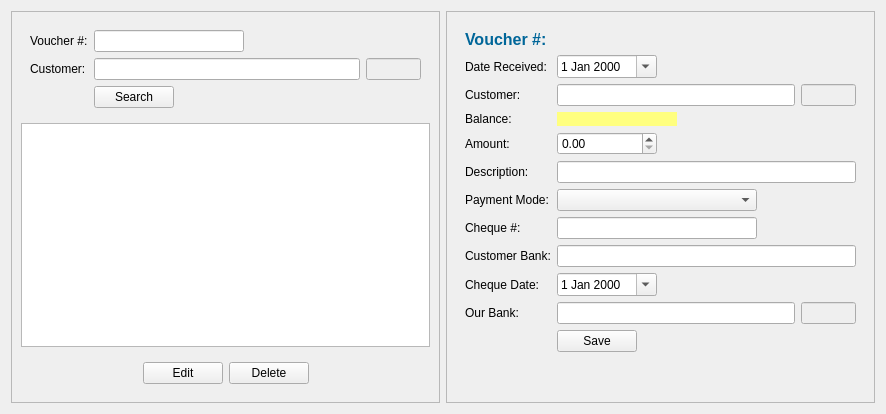
<?xml version="1.0" encoding="UTF-8"?>
<ui version="4.0">
 <class>EditCustomerReceipt</class>
 <widget class="QWidget" name="EditCustomerReceipt">
  <property name="geometry">
   <rect>
    <x>0</x>
    <y>0</y>
    <width>886</width>
    <height>414</height>
   </rect>
  </property>
  <property name="windowTitle">
   <string>Form</string>
  </property>
  <layout class="QHBoxLayout" name="horizontalLayout">
   <item>
    <widget class="QFrame" name="frame">
     <property name="maximumSize">
      <size>
       <width>500</width>
       <height>16777215</height>
      </size>
     </property>
     <property name="frameShape">
      <enum>QFrame::StyledPanel</enum>
     </property>
     <property name="frameShadow">
      <enum>QFrame::Raised</enum>
     </property>
     <layout class="QVBoxLayout" name="verticalLayout">
      <item>
       <widget class="QFrame" name="frame_3">
        <property name="maximumSize">
         <size>
          <width>16777215</width>
          <height>100</height>
         </size>
        </property>
        <property name="frameShape">
         <enum>QFrame::NoFrame</enum>
        </property>
        <property name="frameShadow">
         <enum>QFrame::Raised</enum>
        </property>
        <layout class="QFormLayout" name="formLayout">
         <item row="0" column="0">
          <widget class="QLabel" name="label">
           <property name="text">
            <string>Voucher #:</string>
           </property>
          </widget>
         </item>
         <item row="0" column="1">
          <widget class="QLineEdit" name="search_vno">
           <property name="maximumSize">
            <size>
             <width>150</width>
             <height>16777215</height>
            </size>
           </property>
          </widget>
         </item>
         <item row="1" column="0">
          <widget class="QLabel" name="label_2">
           <property name="text">
            <string>Customer:</string>
           </property>
          </widget>
         </item>
         <item row="1" column="1">
          <layout class="QHBoxLayout" name="horizontalLayout_2">
           <item>
            <widget class="QLineEdit" name="search_customername"/>
           </item>
           <item>
            <widget class="QLineEdit" name="search_customerid">
             <property name="enabled">
              <bool>false</bool>
             </property>
             <property name="maximumSize">
              <size>
               <width>55</width>
               <height>16777215</height>
              </size>
             </property>
            </widget>
           </item>
          </layout>
         </item>
         <item row="2" column="1">
          <widget class="QPushButton" name="search_btn">
           <property name="maximumSize">
            <size>
             <width>80</width>
             <height>16777215</height>
            </size>
           </property>
           <property name="text">
            <string>Search</string>
           </property>
          </widget>
         </item>
        </layout>
       </widget>
      </item>
      <item>
       <widget class="QTableWidget" name="searchTable">
        <property name="editTriggers">
         <set>QAbstractItemView::NoEditTriggers</set>
        </property>
        <property name="selectionMode">
         <enum>QAbstractItemView::SingleSelection</enum>
        </property>
        <property name="selectionBehavior">
         <enum>QAbstractItemView::SelectRows</enum>
        </property>
       </widget>
      </item>
      <item>
       <widget class="QFrame" name="frame_4">
        <property name="frameShape">
         <enum>QFrame::NoFrame</enum>
        </property>
        <property name="frameShadow">
         <enum>QFrame::Raised</enum>
        </property>
        <layout class="QHBoxLayout" name="horizontalLayout_3">
         <item>
          <spacer name="horizontalSpacer">
           <property name="orientation">
            <enum>Qt::Horizontal</enum>
           </property>
           <property name="sizeHint" stdset="0">
            <size>
             <width>110</width>
             <height>20</height>
            </size>
           </property>
          </spacer>
         </item>
         <item>
          <widget class="QPushButton" name="EditButton">
           <property name="text">
            <string>Edit</string>
           </property>
          </widget>
         </item>
         <item>
          <widget class="QPushButton" name="DeleteButton">
           <property name="text">
            <string>Delete</string>
           </property>
          </widget>
         </item>
         <item>
          <spacer name="horizontalSpacer_2">
           <property name="orientation">
            <enum>Qt::Horizontal</enum>
           </property>
           <property name="sizeHint" stdset="0">
            <size>
             <width>109</width>
             <height>20</height>
            </size>
           </property>
          </spacer>
         </item>
        </layout>
       </widget>
      </item>
     </layout>
    </widget>
   </item>
   <item>
    <widget class="QFrame" name="edit_frame">
     <property name="frameShape">
      <enum>QFrame::StyledPanel</enum>
     </property>
     <property name="frameShadow">
      <enum>QFrame::Raised</enum>
     </property>
     <layout class="QVBoxLayout" name="verticalLayout_2">
      <item>
       <widget class="QFrame" name="frame_2">
        <property name="maximumSize">
         <size>
          <width>500</width>
          <height>16777215</height>
         </size>
        </property>
        <property name="frameShape">
         <enum>QFrame::NoFrame</enum>
        </property>
        <property name="frameShadow">
         <enum>QFrame::Raised</enum>
        </property>
        <layout class="QFormLayout" name="formLayout_2">
         <item row="1" column="0">
          <widget class="QLabel" name="label_3">
           <property name="text">
            <string>Date Received:</string>
           </property>
          </widget>
         </item>
         <item row="1" column="1">
          <widget class="QDateEdit" name="recievedate">
           <property name="maximumSize">
            <size>
             <width>100</width>
             <height>16777215</height>
            </size>
           </property>
           <property name="calendarPopup">
            <bool>true</bool>
           </property>
          </widget>
         </item>
         <item row="2" column="0">
          <widget class="QLabel" name="label_4">
           <property name="text">
            <string>Customer:</string>
           </property>
          </widget>
         </item>
         <item row="2" column="1">
          <layout class="QHBoxLayout" name="horizontalLayout_4">
           <item>
            <widget class="QLineEdit" name="customername">
             <property name="maximumSize">
              <size>
               <width>16777215</width>
               <height>16777215</height>
              </size>
             </property>
            </widget>
           </item>
           <item>
            <widget class="QLineEdit" name="customerid">
             <property name="enabled">
              <bool>false</bool>
             </property>
             <property name="maximumSize">
              <size>
               <width>55</width>
               <height>16777215</height>
              </size>
             </property>
            </widget>
           </item>
          </layout>
         </item>
         <item row="4" column="0">
          <widget class="QLabel" name="label_5">
           <property name="text">
            <string>Amount:</string>
           </property>
          </widget>
         </item>
         <item row="4" column="1">
          <widget class="QDoubleSpinBox" name="amount">
           <property name="maximumSize">
            <size>
             <width>100</width>
             <height>16777215</height>
            </size>
           </property>
           <property name="maximum">
            <double>999999999999.989990234375000</double>
           </property>
          </widget>
         </item>
         <item row="5" column="0">
          <widget class="QLabel" name="label_6">
           <property name="text">
            <string>Description:</string>
           </property>
          </widget>
         </item>
         <item row="5" column="1">
          <widget class="QLineEdit" name="description">
           <property name="maximumSize">
            <size>
             <width>400</width>
             <height>16777215</height>
            </size>
           </property>
          </widget>
         </item>
         <item row="6" column="0">
          <widget class="QLabel" name="label_7">
           <property name="text">
            <string>Payment Mode:</string>
           </property>
          </widget>
         </item>
         <item row="6" column="1">
          <widget class="QComboBox" name="paymeth">
           <property name="maximumSize">
            <size>
             <width>200</width>
             <height>16777215</height>
            </size>
           </property>
          </widget>
         </item>
         <item row="7" column="0">
          <widget class="QLabel" name="cheque_td">
           <property name="text">
            <string>Cheque #:</string>
           </property>
          </widget>
         </item>
         <item row="7" column="1">
          <widget class="QLineEdit" name="chequenum">
           <property name="maximumSize">
            <size>
             <width>200</width>
             <height>16777215</height>
            </size>
           </property>
          </widget>
         </item>
         <item row="8" column="0">
          <widget class="QLabel" name="customer_bank_th">
           <property name="text">
            <string>Customer Bank:</string>
           </property>
          </widget>
         </item>
         <item row="8" column="1">
          <widget class="QLineEdit" name="bank">
           <property name="maximumSize">
            <size>
             <width>300</width>
             <height>16777215</height>
            </size>
           </property>
          </widget>
         </item>
         <item row="9" column="0">
          <widget class="QLabel" name="cheque_date_th">
           <property name="text">
            <string>Cheque Date:</string>
           </property>
          </widget>
         </item>
         <item row="9" column="1">
          <widget class="QDateEdit" name="duedate">
           <property name="maximumSize">
            <size>
             <width>100</width>
             <height>16777215</height>
            </size>
           </property>
           <property name="calendarPopup">
            <bool>true</bool>
           </property>
          </widget>
         </item>
         <item row="10" column="0">
          <widget class="QLabel" name="our_bank_th">
           <property name="text">
            <string>Our Bank:</string>
           </property>
          </widget>
         </item>
         <item row="10" column="1">
          <layout class="QHBoxLayout" name="horizontalLayout_5">
           <item>
            <widget class="QLineEdit" name="depositdescription">
             <property name="maximumSize">
              <size>
               <width>16777215</width>
               <height>16777215</height>
              </size>
             </property>
            </widget>
           </item>
           <item>
            <widget class="QLineEdit" name="deposit">
             <property name="enabled">
              <bool>false</bool>
             </property>
             <property name="maximumSize">
              <size>
               <width>55</width>
               <height>16777215</height>
              </size>
             </property>
            </widget>
           </item>
          </layout>
         </item>
         <item row="11" column="1">
          <widget class="QPushButton" name="SaveButton">
           <property name="maximumSize">
            <size>
             <width>80</width>
             <height>16777215</height>
            </size>
           </property>
           <property name="text">
            <string>Save</string>
           </property>
          </widget>
         </item>
         <item row="3" column="1">
          <widget class="QLabel" name="label_balance">
           <property name="maximumSize">
            <size>
             <width>120</width>
             <height>16777215</height>
            </size>
           </property>
           <property name="font">
            <font>
             <weight>75</weight>
             <bold>true</bold>
            </font>
           </property>
           <property name="styleSheet">
            <string notr="true">background:#ffff7f;</string>
           </property>
           <property name="text">
            <string/>
           </property>
          </widget>
         </item>
         <item row="3" column="0">
          <widget class="QLabel" name="label_8">
           <property name="text">
            <string>Balance:</string>
           </property>
          </widget>
         </item>
         <item row="0" column="0">
          <widget class="QLabel" name="label_9">
           <property name="font">
            <font>
             <pointsize>12</pointsize>
             <weight>75</weight>
             <bold>true</bold>
            </font>
           </property>
           <property name="styleSheet">
            <string notr="true">color:#006699;</string>
           </property>
           <property name="text">
            <string>Voucher #:</string>
           </property>
          </widget>
         </item>
         <item row="0" column="1">
          <widget class="QLabel" name="lbl_vno">
           <property name="font">
            <font>
             <pointsize>12</pointsize>
             <weight>75</weight>
             <bold>true</bold>
            </font>
           </property>
           <property name="styleSheet">
            <string notr="true">color:#069;</string>
           </property>
           <property name="text">
            <string/>
           </property>
          </widget>
         </item>
        </layout>
       </widget>
      </item>
     </layout>
    </widget>
   </item>
  </layout>
 </widget>
 <resources/>
 <connections/>
</ui>
